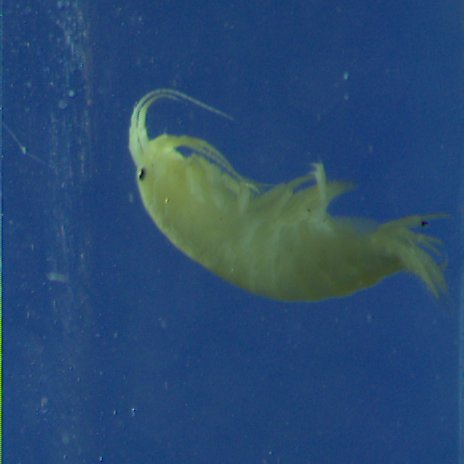
#> input picture w4 -lab/code/Assets/1_Gammar.PNG, 464 x 464 px
$ python manipulate.py
#> lines starting #> are read from the running program, lines starting #| are printed output that depends on the picture
from PIL import Image

image = Image.open('Assets/1_Gammar.PNG')
#> image is the input picture: PIL image 464x464 RGB; mean R, G, B 40.7, 74.5, 113.3

# flip / rotate
image_transpose = image.transpose(Image.Transpose.ROTATE_90)
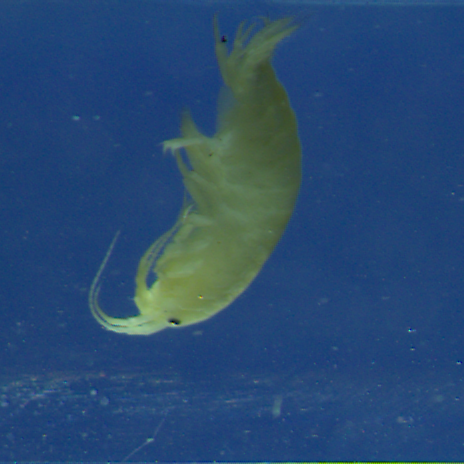
#> image_transpose: PIL image 464x464 RGB; mean R, G, B 40.7, 74.5, 113.3

# # rotate
image_rotate = image.rotate(45)
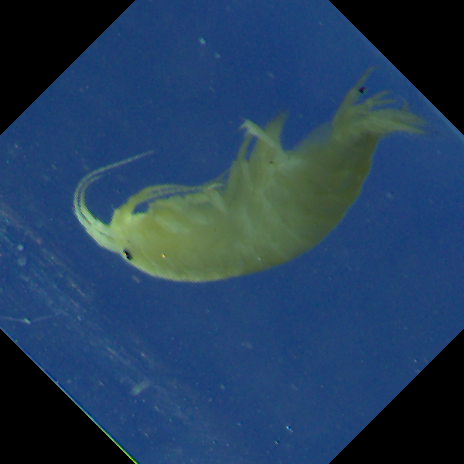
#> image_rotate: PIL image 464x464 RGB; mean R, G, B 34.9, 62.5, 92.8

# # crop
image_crop = image.crop((00, 00, 500, 500))
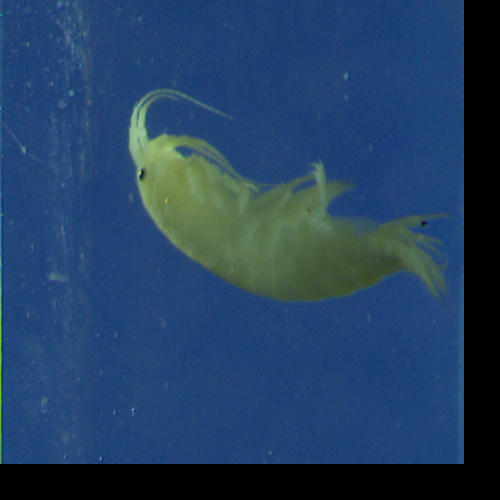
#> image_crop: PIL image 500x500 RGB; mean R, G, B 35, 64.2, 97.6

# # resize
image_resize = image.resize((1000, 600))
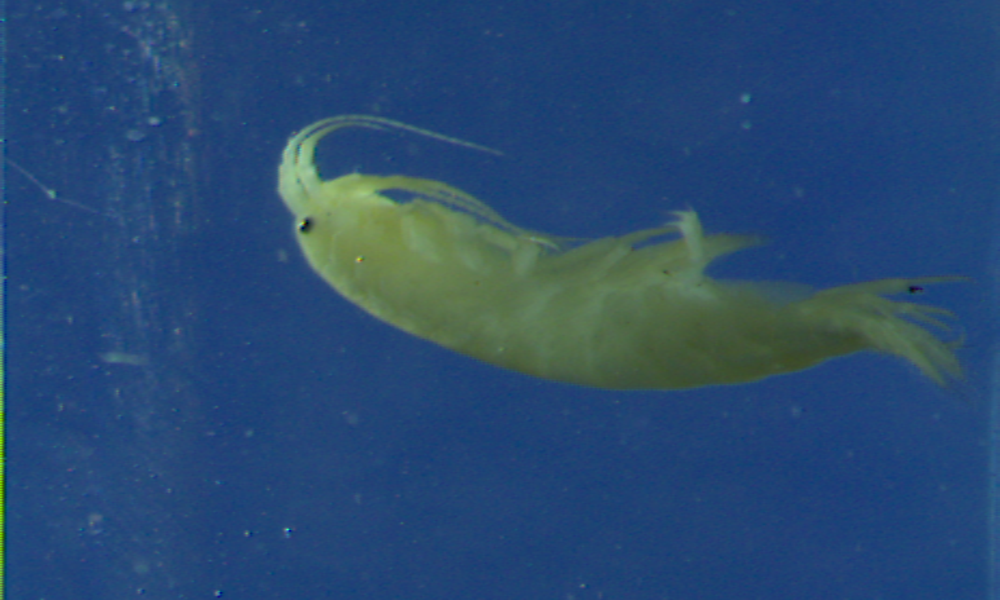
#> image_resize: PIL image 1000x600 RGB; mean R, G, B 40.7, 74.5, 113.3

# combined
combined_image = image.transpose(Image.Transpose.ROTATE_90)\
    .resize((2000, 1500))\
    .rotate(10)
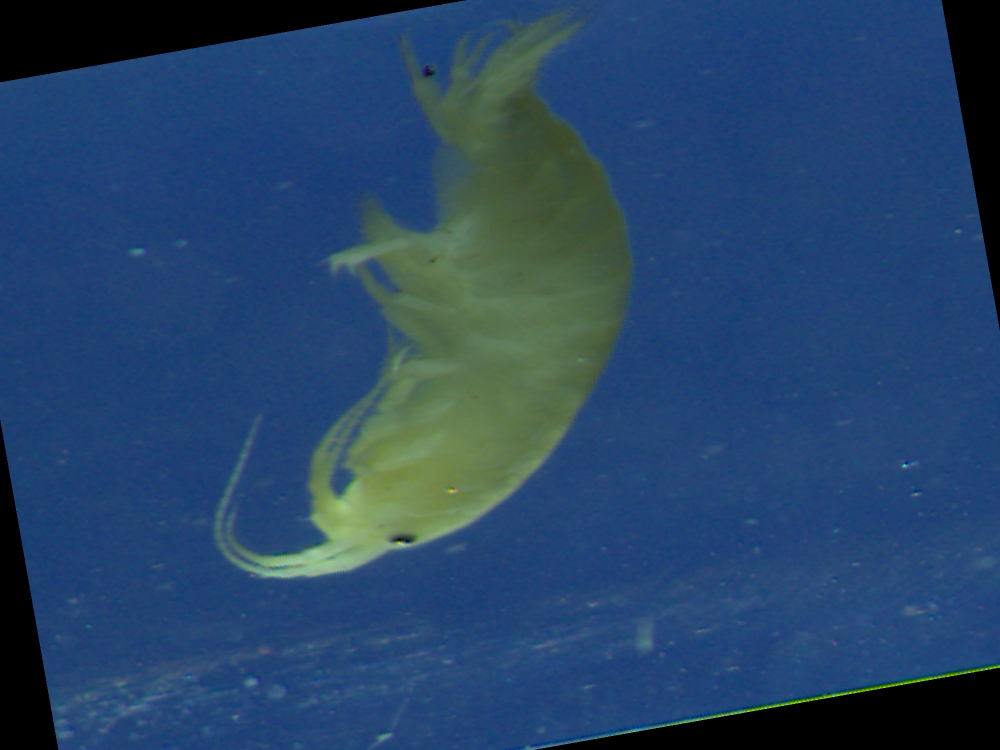
#> combined_image: PIL image 2000x1500 RGB (shown at 1/2 size); mean R, G, B 38.1, 69.1, 104

# combined_image.show()
combined_image.show()

$ run again, with w4 -lab/code/Assets/1_Limniu.PNG copied over w4 -lab/code/Assets/1_Gammar.PNG
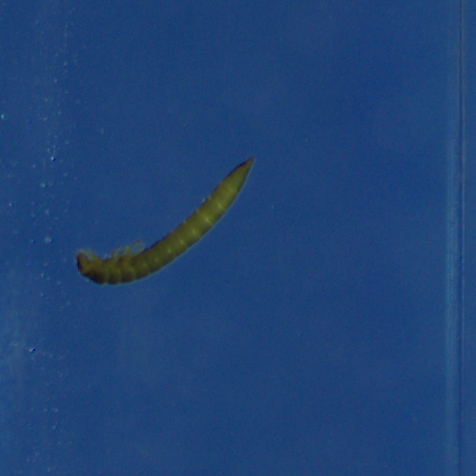
#> input picture w4 -lab/code/Assets/1_Limniu.PNG, 476 x 476 px
#> image is the input picture: PIL image 476x476 RGB; mean R, G, B 31.9, 67, 116.8
#> `image_resize = image.resize((1000, 600))`:
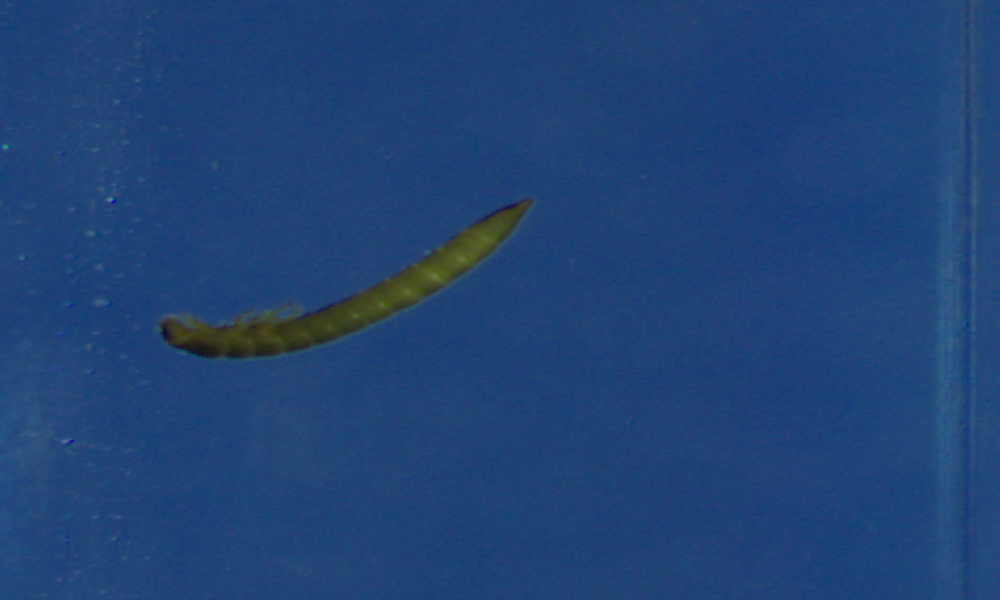
#> image_resize: PIL image 1000x600 RGB; mean R, G, B 31.9, 67, 116.8
#> `combined_image = image.transpose(Image.Transpose.ROTATE_90)\ .resize((..`:
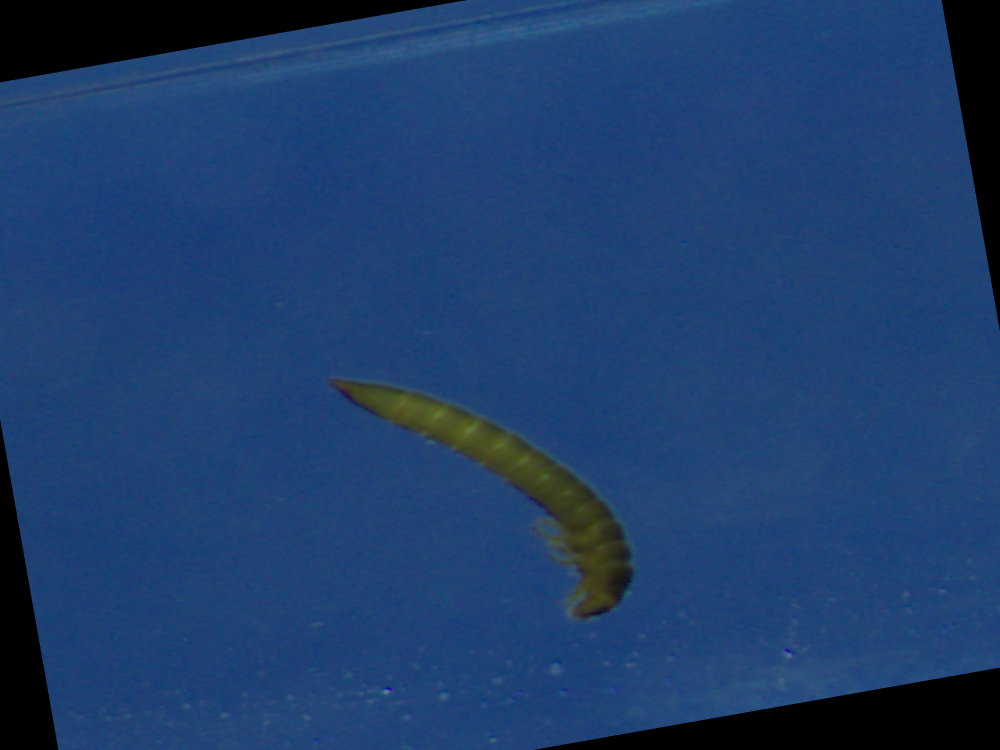
#> combined_image: PIL image 2000x1500 RGB (shown at 1/2 size); mean R, G, B 29.4, 61.7, 107.5

$ run again, with w4 -lab/code/Assets/3_Sphaer.PNG copied over w4 -lab/code/Assets/1_Gammar.PNG
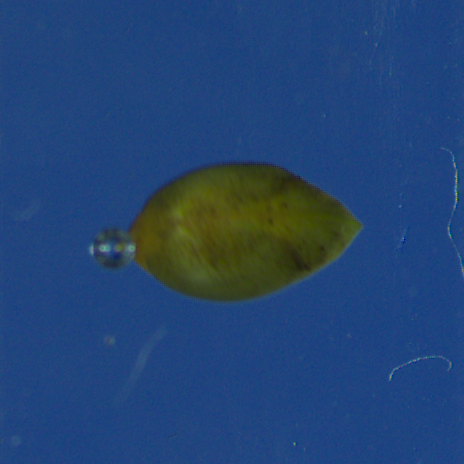
#> input picture w4 -lab/code/Assets/3_Sphaer.PNG, 464 x 464 px
#> image is the input picture: PIL image 464x464 RGB; mean R, G, B 35.3, 68.5, 114.6
#> `image_resize = image.resize((1000, 600))`:
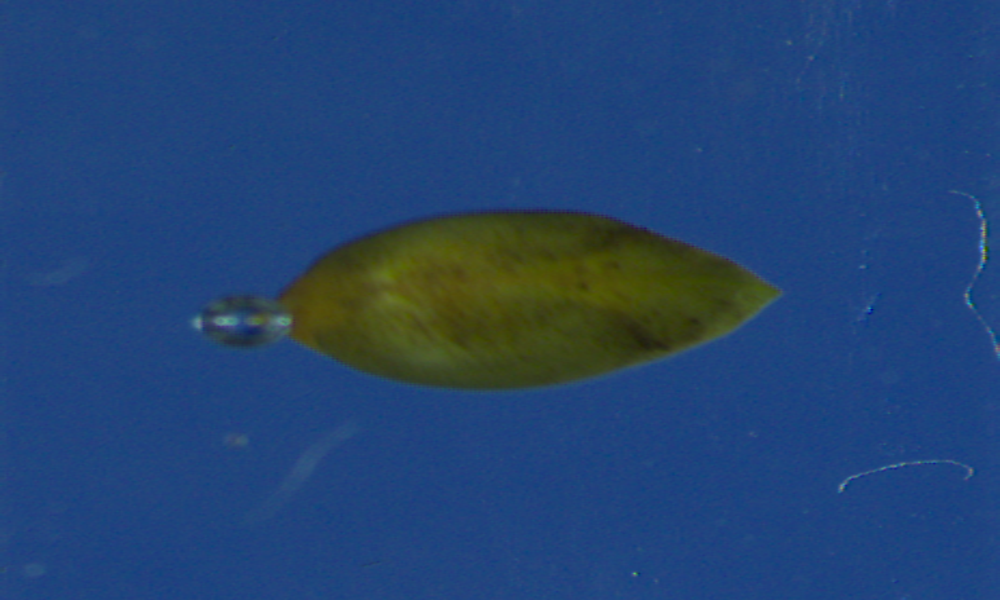
#> image_resize: PIL image 1000x600 RGB; mean R, G, B 35.3, 68.5, 114.6
#> `combined_image = image.transpose(Image.Transpose.ROTATE_90)\ .resize((..`:
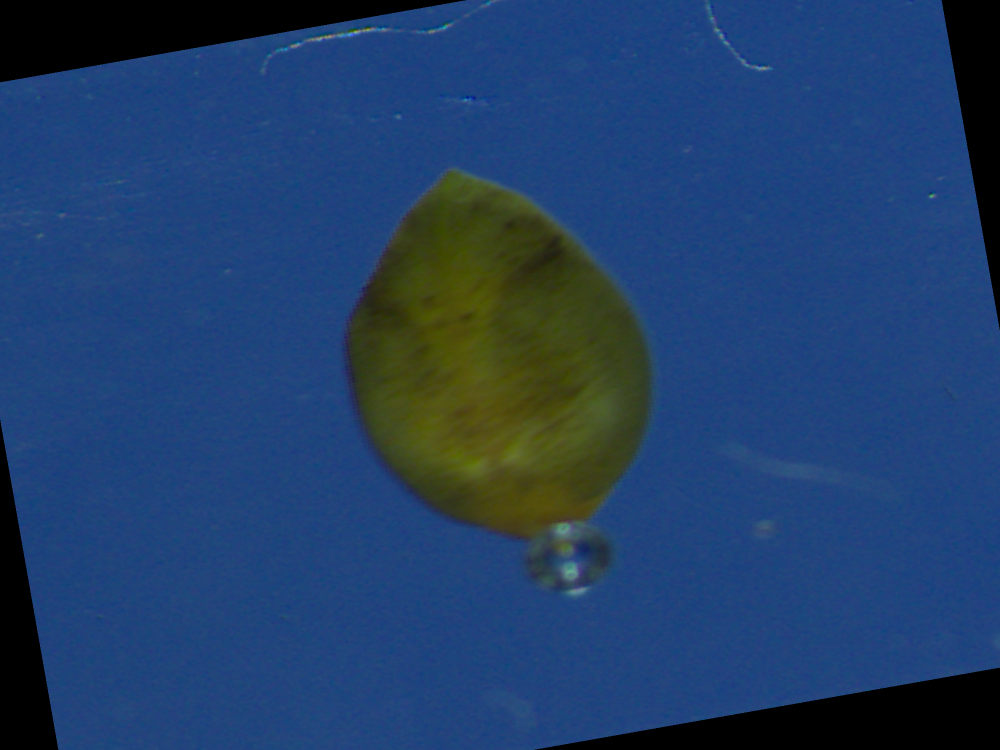
#> combined_image: PIL image 2000x1500 RGB (shown at 1/2 size); mean R, G, B 32.9, 63.2, 104.8
